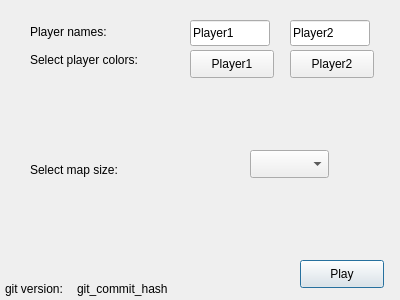
<?xml version="1.0" encoding="UTF-8"?>
<ui version="4.0">
 <class>StartWindow</class>
 <widget class="QDialog" name="StartWindow">
  <property name="geometry">
   <rect>
    <x>0</x>
    <y>0</y>
    <width>400</width>
    <height>300</height>
   </rect>
  </property>
  <property name="windowTitle">
   <string>Dialog</string>
  </property>
  <widget class="QPushButton" name="playButton">
   <property name="geometry">
    <rect>
     <x>300</x>
     <y>260</y>
     <width>84</width>
     <height>28</height>
    </rect>
   </property>
   <property name="text">
    <string>Play</string>
   </property>
  </widget>
  <widget class="QLabel" name="mapSizeLabel">
   <property name="geometry">
    <rect>
     <x>30</x>
     <y>160</y>
     <width>111</width>
     <height>20</height>
    </rect>
   </property>
   <property name="text">
    <string>Select map size:</string>
   </property>
  </widget>
  <widget class="QComboBox" name="mapSizeComboBox">
   <property name="geometry">
    <rect>
     <x>250</x>
     <y>150</y>
     <width>79</width>
     <height>28</height>
    </rect>
   </property>
  </widget>
  <widget class="QLabel" name="versionLabel">
   <property name="geometry">
    <rect>
     <x>5</x>
     <y>279</y>
     <width>70</width>
     <height>20</height>
    </rect>
   </property>
   <property name="text">
    <string>git version:</string>
   </property>
  </widget>
  <widget class="QLabel" name="hashLabel">
   <property name="geometry">
    <rect>
     <x>77</x>
     <y>269</y>
     <width>160</width>
     <height>40</height>
    </rect>
   </property>
   <property name="text">
    <string>git_commit_hash</string>
   </property>
  </widget>
  <widget class="QLineEdit" name="playerOne">
   <property name="geometry">
    <rect>
     <x>190</x>
     <y>20</y>
     <width>80</width>
     <height>26</height>
    </rect>
   </property>
   <property name="text">
    <string>Player1</string>
   </property>
  </widget>
  <widget class="QLineEdit" name="playerTwo">
   <property name="geometry">
    <rect>
     <x>290</x>
     <y>20</y>
     <width>80</width>
     <height>26</height>
    </rect>
   </property>
   <property name="text">
    <string>Player2</string>
   </property>
  </widget>
  <widget class="QLabel" name="playerAmountLabel_2">
   <property name="geometry">
    <rect>
     <x>30</x>
     <y>22</y>
     <width>131</width>
     <height>20</height>
    </rect>
   </property>
   <property name="text">
    <string>Player names:</string>
   </property>
  </widget>
  <widget class="QLabel" name="colorLabel">
   <property name="geometry">
    <rect>
     <x>30</x>
     <y>50</y>
     <width>141</width>
     <height>20</height>
    </rect>
   </property>
   <property name="text">
    <string>Select player colors:</string>
   </property>
  </widget>
  <widget class="QPushButton" name="playerOneColor">
   <property name="geometry">
    <rect>
     <x>190</x>
     <y>50</y>
     <width>84</width>
     <height>28</height>
    </rect>
   </property>
   <property name="text">
    <string>Player1</string>
   </property>
  </widget>
  <widget class="QPushButton" name="playerTwoColor">
   <property name="geometry">
    <rect>
     <x>290</x>
     <y>50</y>
     <width>84</width>
     <height>28</height>
    </rect>
   </property>
   <property name="text">
    <string>Player2</string>
   </property>
  </widget>
 </widget>
 <resources/>
 <connections>
  <connection>
   <sender>playButton</sender>
   <signal>clicked()</signal>
   <receiver>StartWindow</receiver>
   <slot>accept()</slot>
   <hints>
    <hint type="sourcelabel">
     <x>334</x>
     <y>273</y>
    </hint>
    <hint type="destinationlabel">
     <x>272</x>
     <y>225</y>
    </hint>
   </hints>
  </connection>
 </connections>
</ui>
